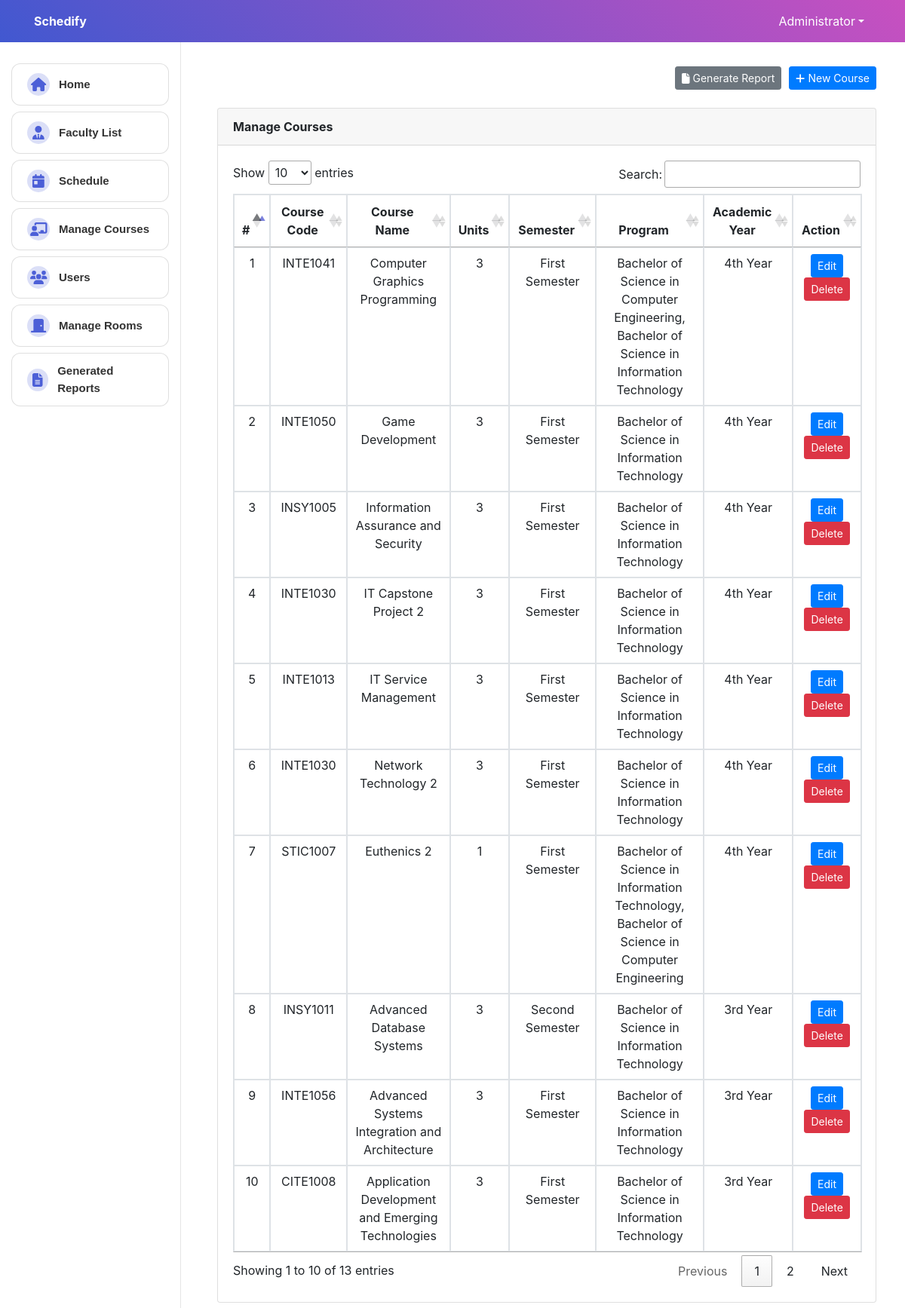
Screenshot of /index.php?page=manage_courses (signed in) with the database file from the repository.
### tables this page shows
CREATE TABLE `courses` (
  `id` int(11) NOT NULL,
  `course_code` varchar(50) NOT NULL,
  `course_name` varchar(255) NOT NULL,
  `units` int(11) NOT NULL,
  `academic_year` varchar(10) DEFAULT NULL,
  `semester` varchar(50) NOT NULL,
  `is_lecture` tinyint(1) DEFAULT 1,
  `is_lab` tinyint(1) DEFAULT 0,
  `lab_hours` int(11) DEFAULT 0,
  `lecture_hours` int(11) DEFAULT 0
);

### manage_courses.php (the view, shortened to what this page needs)
<?php
include('db_connect.php');
function formatAcademicYear($year) {
    switch ($year) {
        case '3':
            return '3rd Year';
        case '4':
            return '4th Year';
    }
}
?>
<link rel="stylesheet" href="https://maxcdn.bootstrapcdn.com/bootstrap/4.5.2/css/bootstrap.min.css">
<link rel="stylesheet" href="https://cdn.datatables.net/1.13.1/css/jquery.dataTables.min.css">
<link href="https://cdn.jsdelivr.net/npm/select2@4.1.0-rc.0/dist/css/select2.min.css" rel="stylesheet" />
<div class="container-fluid">
    <div class="col-lg-12">
        <div class="row mb-4 mt-4">
            <div class="col-md-12">
                <div class="button-container">
                    <button class="btn btn-secondary btn-sm" type="button" id="generate_report">
                        <i class="fa fa-file"></i> Generate Report
                    </button>
                    <button class="btn btn-primary btn-sm" type="button" id="new_course">
                        <i class="fa fa-plus"></i> New Course
                    </button>
                </div>
            </div>
        </div>
        <div class="row">
            <div class="col-md-12">
                <div class="card">
                    <div class="card-header">
                        <b>Manage Courses</b>
                    </div>
                    <div class="card-body">
                        <table class="table table-bordered table-hover" id="courses-table">
                            <thead>
                                <tr>
                                    <th class="text-center">#</th>
                                    <th class="text-center">Course Code</th>
                                    <th class="text-center">Course Name</th>
                                    <th class="text-center">Units</th>
                                    <th class="text-center">Semester</th>
                                    <th class="text-center">Program</th>
                                    <th class="text-center">Academic Year</th>
                                    <th class="text-center">Action</th>
                                </tr>
                            </thead>
                            <tbody>
                                <?php
                                $i = 1;
                                $course = $conn->query("
                                    SELECT c.*,
                                           GROUP_CONCAT(p.program_name SEPARATOR ', ') as program_names,
                                           GROUP_CONCAT(p.program_id) as program_ids
                                    FROM courses c
                                    LEFT JOIN program_courses pc ON pc.course_id = c.id
                                    LEFT JOIN programs p ON p.program_id = pc.program_id
                                    GROUP BY c.id
                                    ORDER BY c.id ASC
                                ");
                                while($row = $course->fetch_assoc()): ?>
                                <tr>
                                    <td class="text-center"><?php echo $i++ ?></td>
                                    <td class="text-center"><?php echo $row['course_code'] ?></td>
                                    <td class="text-center"><?php echo $row['course_name'] ?></td>
                                    <td class="text-center"><?php echo $row['units'] ?></td>
                                    <td class="text-center"><?php echo $row['semester'] ?></td>
                                    <td class="text-center"><?php echo $row['program_names'] ?></td>
                                    <td class="text-center"><?php echo formatAcademicYear($row['academic_year']) ?></td>
                                    <td class="text-center">
                                        <button class="btn btn-sm btn-primary edit_course"
                                            type="button"
                                            data-id="<?php echo $row['id']; ?>"
                                            data-course_code="<?php echo $row['course_code']; ?>"
                                            data-course_name="<?php echo $row['course_name']; ?>"
                                            data-units="<?php echo $row['units']; ?>"
                                            data-semester="<?php echo $row['semester']; ?>"
                                            data-program="<?php echo $row['program_ids']; ?>"
                                            data-academic_year="<?php echo $row['academic_year']; ?>"
                                            data-is_lecture="<?php echo $row['is_lecture']; ?>"
                                            data-is_lab="<?php echo $row['is_lab']; ?>">Edit</button>
                                        <button class="btn btn-sm btn-danger delete_course"
                                            type="button"
                                            data-id="<?php echo $row['id']; ?>">Delete</button>
                                    </td>
                                </tr>
                                <?php endwhile; ?>
                            </tbody>
                        </table>
                    </div>
                </div>
            </div>
        </div>
    </div>
</div>

### index.php (shortened to what this page needs)
<!DOCTYPE html>
<html lang="en">
<head>
<?php
 include('./header.php');
 ?>
<link rel="stylesheet" href="https://cdnjs.cloudflare.com/ajax/libs/font-awesome/5.15.4/css/all.min.css">
</head>
<body>
    <?php include 'topbar.php'; ?>
    <?php include 'navbar.php'; ?>
    <main id="view-panel">
        <?php
            $page = isset($_GET['page']) ? $_GET['page'] : 'home';
            if ($page == 'home') : ?>
                <div class="container">
                    <h1 class="text-center">Welcome to Schedify</h1>
                    <p class="text-center mb-5">
                        Manage and streamline the scheduling of courses, faculty, and resources efficiently. Start by selecting a module below.
                    </p>
                    <div class="row">
                        <div class="col-md-4">
                            <a href="index.php?page=faculty" class="card module-card text-center">
                                <div class="card-body">
                                    <i class="fas fa-user-tie fa-3x icon-style"></i>
                                    <h5 class="card-title mt-3">Faculty List</h5>
                                </div>
                            </a>
                        </div>
                        <div class="col-md-4">
                            <a href="index.php?page=schedule" class="card module-card text-center">
                                <div class="card-body">
                                    <i class="fas fa-calendar-day fa-3x icon-style"></i>
                                    <h5 class="card-title mt-3">Schedule</h5>
                                </div>
                            </a>
                        </div>
                        <div class="col-md-4">
                            <a href="index.php?page=manage_courses" class="card module-card text-center">
                                <div class="card-body">
                                    <i class="fas fa-chalkboard-teacher fa-3x icon-style"></i>
                                    <h5 class="card-title mt-3">Manage Courses</h5>
                                </div>
                            </a>
                        </div>
                        <div class="col-md-4">
                            <a href="index.php?page=users" class="card module-card text-center">
                                <div class="card-body">
                                    <i class="fas fa-users fa-3x icon-style"></i>
                                    <h5 class="card-title mt-3">Users</h5>
                                </div>
                            </a>
                        </div>
                        <div class="col-md-4">
                            <a href="index.php?page=generated_reports" class="card module-card text-center">
                                <div class="card-body">
                                    <i class="fas fa-file-alt fa-3x icon-style"></i>
                                    <h5 class="card-title mt-3">Generated Reports</h5>
                                </div>
                            </a>
                        </div>
                        <div class="col-md-4">
                            <a href="index.php?page=manage_rooms" class="card module-card text-center">
                                <div class="card-body">
                                    <i class="fas fa-door-closed fa-3x icon-style"></i>
                                    <h5 class="card-title mt-3">Manage Rooms</h5>
                                </div>
                            </a>
                        </div>
                    </div>
                </div>
        <?php
            else:
                switch ($page) {
                    case 'manage_courses':
                        include 'manage_courses.php';
                        break;
                }
            endif;
        ?>
    </main>
</body>
</html>

### topbar.php (shortened to what this page needs)
<nav class="navbar navbar-light fixed-top custom-bg" style="padding:0; min-height: 3.5rem;">
  <div class="container-fluid mt-2 mb-2">
    <div class="col-lg-12">
      <div class="col-md-4 float-left text-white">
        <large><b>Schedify</b></large>
      </div>
      <div class="float-right">
        <div class="dropdown mr-4">
          <a href="#" class="text-white dropdown-toggle" id="account_settings" data-toggle="dropdown" aria-haspopup="true" aria-expanded="false"><?php echo $_SESSION['login_name'] ?></a>
        </div>
      </div>
    </div>
  </div>
</nav>

### navbar.php (shortened to what this page needs)
<nav id="sidebar">
   <div class="sidebar-list">
       <a href="index.php?page=home" class="nav-item nav-home"><span class="icon-field"><i class="fa fa-home"></i></span> Home</a>
       <?php if ($_SESSION['role'] == 'admin' || $_SESSION['role'] == 'program_head') : ?>
           <a href="index.php?page=faculty" class="nav-item nav-faculty"><span class="icon-field"><i class="fa fa-user-tie"></i></span> Faculty List</a>
       <?php endif; ?>
       <a href="index.php?page=schedule" class="nav-item nav-schedule"><span class="icon-field"><i class="fa fa-calendar-day"></i></span> Schedule</a>
       <?php if ($_SESSION['role'] == 'admin' || $_SESSION['role'] == 'program_head') : ?>
           <a href="index.php?page=manage_courses" class="nav-item nav-manage_courses"><span class="icon-field"><i class="fa fa-chalkboard-teacher"></i></span> Manage Courses</a>
       <?php endif; ?>
       <?php if ($_SESSION['role'] == 'admin') : ?>
           <a href="index.php?page=users" class="nav-item nav-users"><span class="icon-field"><i class="fa fa-users"></i></span> Users</a>
           <a href="index.php?page=manage_rooms" class="nav-item nav-manage_rooms"><span class="icon-field"><i class="fa fa-door-closed"></i></span> Manage Rooms</a>
       <?php endif; ?>
       <?php if ($_SESSION['role'] == 'admin' || $_SESSION['role'] == 'program_head') : ?>
           <a href="index.php?page=generated_reports" class="nav-item nav-generated_reports"><span class="icon-field"><i class="fa fa-file-alt"></i></span> Generated Reports</a>
       <?php endif; ?>
   </div>
</nav>

### assets/fullcalendar/main.css (style rules this page uses)
:root { --fc-daygrid-event-dot-width: 8px; }
:root { --fc-list-event-dot-width: 10px; --fc-list-event-hover-bg-color: #f5f5f5; }

### assets/css/style.css (style rules this page uses)
body { font-family: "Open Sans", sans-serif; color: #444444; width: 100%; height: calc(100%); }
a { color: #1977cc; }
nav#sidebar { height: calc(100%); position: fixed; z-index: 99; left: 0; width: 250px; background: url(../uploads/art-cover.jpg); background-repeat: no-repeat; background-size: cover; }
a.nav-item { position: relative; display: block; padding: .75rem 1.25rem; margin-bottom: -1px; border: 1px solid rgba(0,0,0,.125); background-color: #ffffffc4; color: #484343; font-weight: 600; }
main#view-panel { margin-left: 250px; width:calc(100% - 250px); margin-top: 3.5rem; padding: .5em }

### index.php (style rules this page uses)
body { background: #e3eaf0; }
.row { display: flex; flex-wrap: wrap; gap: 20px; }
.col-md-4 { flex: 1 1 30%; min-width: 250px; }

### topbar.php (style rules this page uses)
.custom-bg { background: linear-gradient(-135deg, #c850c0, #4158d0); }

### navbar.php (style rules this page uses)
nav#sidebar { width: 240px; min-height: 100vh; background: rgba(255, 255, 255, 0.7); backdrop-filter: blur(10px); border-right: 1px solid rgba(0, 0, 0, 0.1); padding-top: 20px; color: #333; font-family: Arial, sans-serif; transition: background-color 0.3s, color 0.3s; }
.sidebar-list { padding: 0; }
.sidebar-list a { display: flex; align-items: center; padding: 12px 20px; margin: 8px 15px; font-size: 15px; color: inherit; border-radius: 12px; text-decoration: none; transition: background 0.2s, color 0.2s; }
.sidebar-list a .icon-field { width: 30px; height: 30px; display: flex; align-items: center; justify-content: center; background: rgba(76, 95, 215, 0.2); border-radius: 50%; margin-right: 12px; font-size: 18px; color: #4c5fd7; }

### manage_courses.php (style rules this page uses)
.button-container { display: flex; gap: 10px; justify-content: flex-end; }
.button-container .btn { width: auto; }

### rows the page displays
courses: course_code "INTE1041", course_name "Computer Graphics Programming", units "3", semester "First Semester", program_names "Bachelor of Science in Computer Engineering, Bachelor of Science in Information Technology", academic_year "4th Year"
courses: course_code "INTE1050", course_name "Game Development", units "3", semester "First Semester", program_names "Bachelor of Science in Information Technology", academic_year "4th Year"
courses: course_code "INSY1005", course_name "Information Assurance and Security", units "3", semester "First Semester", program_names "Bachelor of Science in Information Technology", academic_year "4th Year"
courses: course_code "INTE1030", course_name "IT Capstone Project 2", units "3", semester "First Semester", program_names "Bachelor of Science in Information Technology", academic_year "4th Year"
courses: course_code "INTE1013", course_name "IT Service Management", units "3", semester "First Semester", program_names "Bachelor of Science in Information Technology", academic_year "4th Year"
courses: course_code "INTE1030", course_name "Network Technology 2", units "3", semester "First Semester", program_names "Bachelor of Science in Information Technology", academic_year "4th Year"
courses: course_code "STIC1007", course_name "Euthenics 2", units "1", semester "First Semester", program_names "Bachelor of Science in Information Technology, Bachelor of Science in Computer Engineering", academic_year "4th Year"
courses: course_code "INSY1011", course_name "Advanced Database Systems", units "3", semester "Second Semester", program_names "Bachelor of Science in Information Technology", academic_year "3rd Year"
courses: course_code "INTE1056", course_name "Advanced Systems Integration and Architecture", units "3", semester "First Semester", program_names "Bachelor of Science in Information Technology", academic_year "3rd Year"
courses: course_code "CITE1008", course_name "Application Development and Emerging Technologies", units "3", semester "First Semester", program_names "Bachelor of Science in Information Technology", academic_year "3rd Year"

### other values shown
$_SESSION['login_name'] "Administrator"
